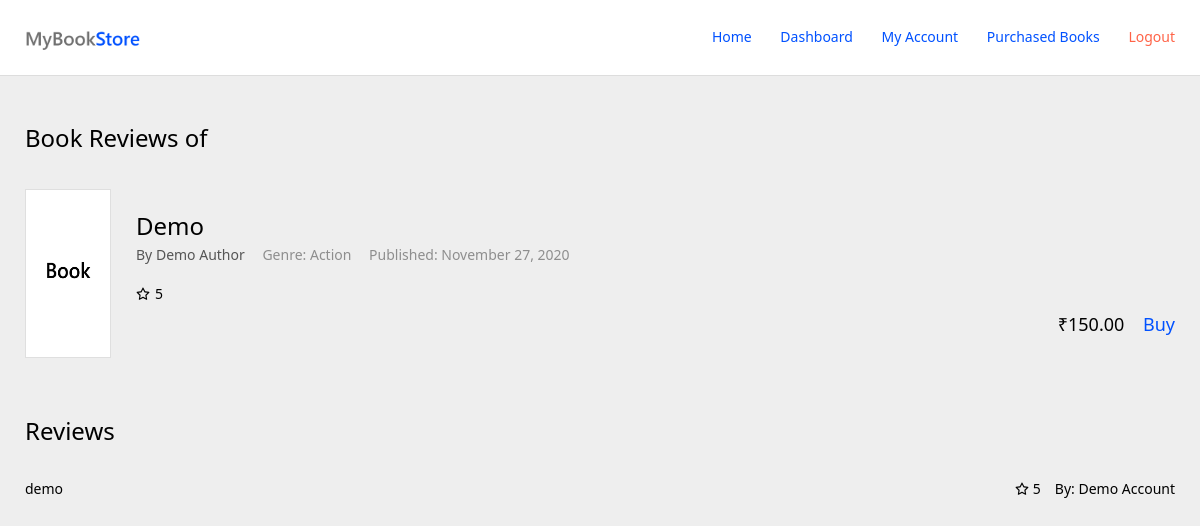
Page /reviews.php?book-id=1 (signed in) on the committed database.
### tables this page shows
CREATE TABLE `books` (
  `id` int(1) UNSIGNED NOT NULL,
  `booksGenreID` int(1) UNSIGNED NOT NULL,
  `bookThumbnail` text NOT NULL DEFAULT 'thumb.jpg',
  `bookName` char(150) NOT NULL,
  `bookAuthor` char(65) NOT NULL,
  `bookPublishedOn` date DEFAULT NULL,
  `bookPrice` decimal(15,2) NOT NULL DEFAULT 0.00,
  `bookDescription` text NOT NULL,
  `bookStockCount` int(1) UNSIGNED NOT NULL,
  `bookAddedAt` datetime NOT NULL,
  `bookAddedBy` int(1) UNSIGNED NOT NULL
);

CREATE TABLE `booksgenre` (
  `id` int(1) UNSIGNED NOT NULL,
  `genreName` char(65) NOT NULL,
  `genreDescription` text NOT NULL,
  `genreAddedAt` datetime DEFAULT NULL,
  `genreAddedBy` int(1) UNSIGNED NOT NULL
);

CREATE TABLE `booksrating` (
  `id` int(1) UNSIGNED NOT NULL,
  `bookID` int(1) UNSIGNED NOT NULL,
  `rating` tinyint(5) NOT NULL DEFAULT 1,
  `comment` text NOT NULL,
  `ratedBy` int(1) UNSIGNED NOT NULL
);

CREATE TABLE `users` (
  `id` int(1) UNSIGNED NOT NULL,
  `fullName` char(65) NOT NULL,
  `username` char(25) NOT NULL,
  `password` char(65) NOT NULL,
  `userRole` enum('admin','user') NOT NULL DEFAULT 'user',
  `accountCreatedAt` datetime DEFAULT NULL
);

### inc/class-database.php (called while the page is built, shortened)
<?php
class Database {
    private $dbhost = "localhost";
    private $dbname = "bookstore";
    private $dbuser = "root";
    private $dbpass = "";
    private $dbchar = "utf8";
    public function connect() {
        try {
            $this->connection = new PDO("mysql:host=$this->dbhost; dbname=$this->dbname; charset=$this->dbchar", $this->dbuser, $this->dbpass);
            $this->connection->setAttribute(PDO::ATTR_ERRMODE, PDO::ERRMODE_EXCEPTION);
            return $this->connection;
        }
        catch(PDOException $error) {
            die('Error: ' . $error->getMessage());
        }
    }
}
?>

### inc/class-user.php (called while the page is built, shortened)
<?php
class User {
    private $db_table = "users";
    private $database_connection;
    public $id;
    public function __construct($database_connection) {
        $this->database_connection = $database_connection;
    }
    public function getUserRole() {
        try {
            $query = "SELECT userRole FROM $this->db_table WHERE id = :id";
            $statement = $this->database_connection->prepare($query);
            $statement->bindParam(':id', $this->id, PDO::PARAM_INT);
            $statement->execute();
            $result = $statement->fetch(PDO::FETCH_ASSOC);
            if(is_array($result)) {
                if(count($result) > 0) {
                    return $result["userRole"];
                }
                else {
                    return null;
                }
            }
            else {
                return null;
            }
        }
        catch(PDOException $error) {
            die('Error: ' . $error->getMessage());
        }
    }
    public function getNameByID($id) {
        try {
            $query = "SELECT fullName FROM $this->db_table WHERE id = :id";
            $statement = $this->database_connection->prepare($query);
            $statement->bindParam(':id', $id, PDO::PARAM_INT);
            $statement->execute();
            $result = $statement->fetch(PDO::FETCH_ASSOC);
            if(is_array($result)) {
                if(count($result) > 0) {
                    return $result["fullName"];
                }
                else {
                    return null;
                }
            }
            else {
                return null;
            }
        }
        catch(PDOException $error) {
            die('Error: ' . $error->getMessage());
        }
    }
}
?>

### inc/class-book.php (called while the page is built, shortened)
<?php
class Book {
    private $db_table = "books";
    private $db_table_rating = "booksrating";
    private $db_table_genre = "booksgenre";
    private $database_connection;
    public $id;
    public function __construct($database_connection) {
        $this->database_connection = $database_connection;
    }
    public function getBookDetails() {
        try {
            $query = "SELECT * FROM $this->db_table WHERE id = :id";
            $statement = $this->database_connection->prepare($query);
            $statement->bindParam(':id', $this->id, PDO::PARAM_INT);
            $statement->execute();
            return $statement;
        }
        catch(PDOException $error) {
            die('Error: ' . $error->getMessage());
        }
    }
    public function getBookGenreID() {
        try {
            $query = "SELECT booksGenreID FROM $this->db_table WHERE id = :id";
            $statement = $this->database_connection->prepare($query);
            $statement->bindParam(':id', $this->id, PDO::PARAM_INT);
            $statement->execute();
            $result = $statement->fetch(PDO::FETCH_ASSOC);
            if(is_array($result)) {
                if(count($result) > 0) {
                    return $result["booksGenreID"];
                }
                else {
                    return null;
                }
            }
            else {
                return null;
            }
        }
        catch(PDOException $error) {
            die('Error: ' . $error->getMessage());
        }
    }
    public function getBookGenre() {
        try {
            $bookGenreID = $this->getBookGenreID();
            $query = "SELECT genreName FROM $this->db_table_genre WHERE id = :id";
            $statement = $this->database_connection->prepare($query);
            $statement->bindParam(':id', $bookGenreID, PDO::PARAM_INT);
            $statement->execute();
            $result = $statement->fetch(PDO::FETCH_ASSOC);
            if(is_array($result)) {
                if(count($result) > 0) {
                    return $result["genreName"];
                }
                else {
                    return null;
                }
            }
            else {
                return null;
            }
        }
        catch(PDOException $error) {
            die('Error: ' . $error->getMessage());
        }
    }
    public function getBookRatings() {
        try {
            $query = "SELECT SUM(rating)/(SELECT COUNT(rating) FROM $this->db_table_rating WHERE bookID = :id) as rating FROM $this->db_table_rating WHERE bookID = :id";
            $statement = $this->database_connection->prepare($query);
            $statement->bindParam(':id', $this->id, PDO::PARAM_INT);
            $statement->execute();
            $result = $statement->fetch(PDO::FETCH_ASSOC);
            if(is_array($result)) {
                if(count($result) > 0) {
                    return round($result["rating"], 1);
                }
                else {
                    return null;
                }
            }
            else {
                return null;
            }
        }
        catch(PDOException $error) {
            die('Error: ' . $error->getMessage());
        }
    }
}
?>

### inc/class-rating.php (called while the page is built, shortened)
<?php
class Rating {
    private $db_table = "booksrating";
    private $database_connection;
    public $bookID;
    public function __construct($database_connection) {
        $this->database_connection = $database_connection;
    }
    public function getRatingsAll() {
        try {
            $query = "SELECT * FROM $this->db_table WHERE bookID = :bookID ORDER BY id DESC";
            $statement = $this->database_connection->prepare($query);
            $statement->bindParam(':bookID', $this->bookID, PDO::PARAM_INT);
            $statement->execute();
            return $statement;
        }
        catch(PDOException $error) {
            die('Error: ' . $error->getMessage());
        }
    }
    public function ratingRowCountAll() {
        try {
            $query = "SELECT COUNT(id) FROM $this->db_table WHERE bookID = :bookID";
            $statement = $this->database_connection->prepare($query);
            $statement->bindParam(':bookID', $this->bookID, PDO::PARAM_INT);
            $statement->execute();
            $result = $statement->fetchColumn();
            if($result > 0) {
                return true;
            }
            else {
                return false;
            }
        }
        catch(PDOException $error) {
            die('Error: ' . $error->getMessage());
        }
    }
}
?>

### reviews.php (the view, shortened to what this page needs)
<?php
$loggedIn = null;
if(isset($_COOKIE["username"])) {
    $loggedIn = true;
}
$Database = new Database();
$User = new User($Database->connect());
$Book = new Book($Database->connect());
$Rating = new Rating($Database->connect());
$User->username = $_COOKIE["username"];
$userID = $User->getUserID();
$User->id = $userID;
$User->id = $userID;
$userRole = $User->getUserRole();
$getBookID = null;
if(isset($_GET["book-id"])) {
    $getBookID = $_GET["book-id"];
}
$Book->id = $getBookID;
$bookDetails = $Book->getBookDetails();
$Rating->bookID = $getBookID;
$readRating = $Rating->getRatingsAll();
?>
<!DOCTYPE html>
<html lang="en">
<head>
    <link rel="stylesheet" href="assets/css/reset.css?<?php echo mt_rand(999,99999); ?>"/>
    <link rel="stylesheet" href="assets/css/style.css?<?php echo mt_rand(999,99999); ?>"/>
</head>
<body>
    <header id="header" class="header">
        <div class="inner-wrapper">
            <div class="side"><img src="assets/images/MyBookStore.png" alt="Logo" class="logo" /></div>
            <div class="side">
                <ul class="header-menu">
                    <li class="menu"><a href="index.php">Home</a></li>
                    <?php
                    if($loggedIn && $userRole == "admin") {
                    ?>
                    <li class="menu"><a href="dashboard.php">Dashboard</a></li>
                    <?php
                    }
                    ?>
                    <?php
                        if($loggedIn) {
                    ?>
                    <li class="menu"><a href="myaccount.php">My Account</a></li>
                    <li class="menu"><a href="purchased-books.php">Purchased Books</a></li>
                    <li class="menu"><a class="color-tomato" href="logout.php">Logout</a></li>
                    <?php
                        }
                        else {
                    ?>
                    <li class="menu"><a href="login.php">Login</a></li>
                    <li class="menu"><a class="color-tomato" href="register.php">Create an Account</a></li>
                    <?php
                        }
                    ?>
                </ul>
            </div>
        </div>
    </header>
    <div id="scroll-body" class="body">
        <div class="list-section">
            <h2 class="list-title">Book Reviews of</h2>
            <div class="list-container">
                <ul class="book-lists">
                <?php
                    while($row = $bookDetails->fetch(PDO::FETCH_ASSOC)) {
                        extract($row);
                        $Book->id = $id;
                        $bookGenre = $Book->getBookGenre();
                        $bookRating = $Book->getBookRatings();
                    ?>
                    <li id="<?php echo 'book' . $id; ?>" class="list">
                        <div class="left">
                            <img class="thumbnail" src="uploads/thumbnails/<?php echo $bookThumbnail; ?>" alt=""/>
                        </div>
                        <div class="right">
                            <div class="book-title"><?php echo $bookName; ?></div>
                            <div class="book-author">By <?php echo $bookAuthor; ?> <div class="book-genre">Genre: <?php echo $bookGenre; ?></div> <div class="book-published">Published: <?php echo Date("F j, Y", strtotime($bookPublishedOn)); ?></div></div>
                            <div class="book-rating"><svg class="icon-star"><use xlink:href="#icon-star"></use></svg> <?php if(empty($bookRating)) {
                                echo "No Ratings.";
                            } else {
                                echo $bookRating;
                            } ?></div>
                            <div class="book-actions">
                            ₹<?php echo $bookPrice; ?> <a style="display: inline-block; margin-left: 14px;" class="buy" href="checkout.php?buy-single&book-id=<?php echo $id; ?>">Buy</a>
                            </div>
                        </div>
                    </li>
                    <?php
                        }
                    ?>
                </ul>
            </div>
        </div>
        <div class="list-section">
            <h2 class="list-title">Reviews</h2>
            <div class="list-container">
                <ul class="book-lists">
                    <?php
                    if(!$Rating->ratingRowCountAll()) {
                    ?>
                    <li class="list no-lis">No rating & reviews for the book.</li>
                    <?php
                    }
                    else {
                        while($row2 = $readRating->fetch(PDO::FETCH_ASSOC)) {
                    ?>
                    <li class="list">
                        <div><?php echo $row2["comment"]; ?></div>
                        <div style="-webkit-display: flex; display: flex; -webkit-align-items: center; -moz-align-items: center; align-items: center;"><svg class="icon-star"><use xlink:href="#icon-star"></use></svg> <span style="margin-left:4px;"><?php echo $row2["rating"]; ?></span> <span style="margin-left:14px;">By: <?php echo $User->getNameByID($row2["ratedBy"]); ?></span></div>
                    </li>
                    <?php
                        }
                    }
                    ?>
                </ul>
            </div>
        </div>
    </div>
</body>
</html>

### rows in the picture
books: bookThumbnail (picture), bookName "Demo", bookAuthor "Demo Author", booksGenreID.genreName "Action", bookPublishedOn "November 27, 2020", bookRating "5", bookPrice "150.00"
booksrating: comment "demo", rating "5", ratedBy.fullName "Demo Account"
